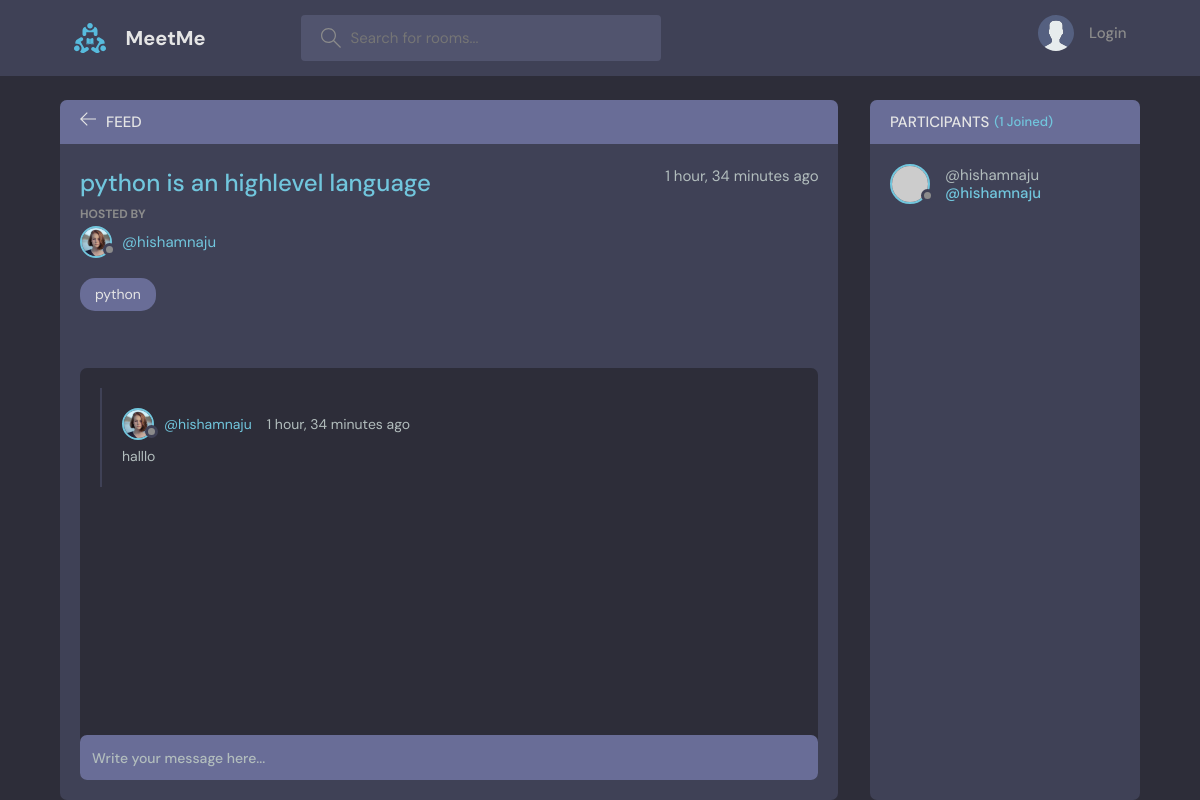
The page /room/1/ on the database its author committed.
### base/models.py (models this page shows, shortened)
class Room(models.Model):
    host = models.ForeignKey(User, on_delete=models.SET_NULL,null=True)
    topic = models.ForeignKey(Topic, on_delete=models.SET_NULL,null=True)
    name = models.CharField(max_length=200)
    participants = models.ManyToManyField(User,related_name='participants',blank=True)
    description = models.TextField(null=True, blank=True)
    updated = models.DateTimeField(auto_now=True)
    created = models.DateTimeField(auto_now_add=True)
    class Meta:
        ordering = ['-updated','-created']

class User(AbstractUser):
    name = models.CharField(max_length=100,null=True)
    email = models.EmailField(unique=True,null=True)
    bio = models.TextField(null=True)
    avatar = models.ImageField(null=True,default="avatar.svg")
    USERNAME_FIELD ='email'
    REQUIRED_FIELDS = []

class Topic(models.Model):
    name = models.CharField(max_length=100)
    def __str__(self):
        return self.name

class Message(models.Model):
    user = models.ForeignKey(User, on_delete=models.CASCADE)
    room = models.ForeignKey(Room, on_delete=models.CASCADE)
    body = models.TextField()
    updated = models.DateTimeField(auto_now=True)
    created = models.DateTimeField(auto_now_add=True)
    class Meta:
        ordering = ['-updated','-created']

### base/views.py (the view, shortened to what this page needs)
# urls.py: path('room/<str:pk>/',views.room,name="room"),
def room(request,pk):
    room = Rooms.objects.get(id = pk)
    room_messages = room.message_set.all().order_by('-created')
    participants = room.participants.all()
    context = {'room':room,'room_messages':room_messages,'participants':participants}
    return render(request,'base/room.html',context)

### base/templates/base/room.html (shortened to what this page needs)
{% extends 'main.html' %}
{% block content%}
<main class="profile-page layout layout--2">
  <div class="container">
    <div class="room">
      <div class="room__top">
        <div class="room__topLeft">
          <a href="{% url 'home' %}">
            <svg version="1.1" xmlns="http://www.w3.org/2000/svg" width="32" height="32" viewBox="0 0 32 32">
              <title>arrow-left</title>
              <path
                d="M13.723 2.286l-13.723 13.714 13.719 13.714 1.616-1.611-10.96-10.96h27.625v-2.286h-27.625l10.965-10.965-1.616-1.607z">
              </path>
            </svg>
          </a>
          <h3>Feed</h3>
        </div>
      </div>
      <div class="room__box scroll">
        <div class="room__header scroll">
          <div class="room__info">
            <h3>{{room.name}}</h3>
            <span>{{room.created|timesince}} ago</span>
          </div>
          <div class="room__hosted">
            <p>Hosted By</p>
            <a href="{% url 'profile' room.host.id %}}" class="room__author">
              <div class="avatar avatar--small">
                <img src="{{room.host.avatar.url}}" />
              </div>
              <span>@{{room.host.username}}</span>
            </a>
          </div>
          <span class="room__topics">{{room.topic}}</span>
        </div>
        <div class="room__conversation">
          <div class="threads scroll">
            {% for message in room_messages %}
            <div class="thread">
              <div class="thread__top">
                <div class="thread__author">
                  <a href="{% url 'profile' message.user.id %}" class="thread__authorInfo">
                    <div class="avatar avatar--small">
                      <img src="{{message.user.avatar.url}}" />
                    </div>
                    <span>@{{message.user.username}}</span>
                  </a>
                  <span class="thread__date">{{message.created|timesince}} ago</span>
                </div>
              </div>
              <div class="thread__details">
                {{message.body}}
              </div>
            </div>
            {% endfor %}
          </div>
        </div>
      </div>
      <div class="room__message">
        <form action="" method="POST">
          <input name="body" placeholder="Write your message here..." />
        </form>
      </div>
    </div>
    <div class="participants">
      <h3 class="participants__top">Participants <span>({{participants.count}} Joined)</span></h3>
      <div class="participants__list scroll">
        {% for user in participants %}
        <a href="{% url 'profile' user.id %}" class="participant">
          <div class="avatar avatar--medium">
            <img src="https://randomuser.me/api/portraits/men/37.jpg" />
          </div>
          <p>
            @{{user.username}}
            <span>@{{user.username}}</span>
          </p>
        </a>
        {% endfor %}
      </div>
    </div>
  </div>
</main>
{% endblock %}

### rows shown on the page
Room: name "python is an highlevel language", created "1 hour, 34 minutes", host.avatar (picture), host.username "hishamnaju", topic "python"
Message: user.avatar (picture), user.username "hishamnaju", created "1 hour, 34 minutes", body "halllo"
User: username "hishamnaju"

### other values the page prints
{{ participants.count }} "1"
